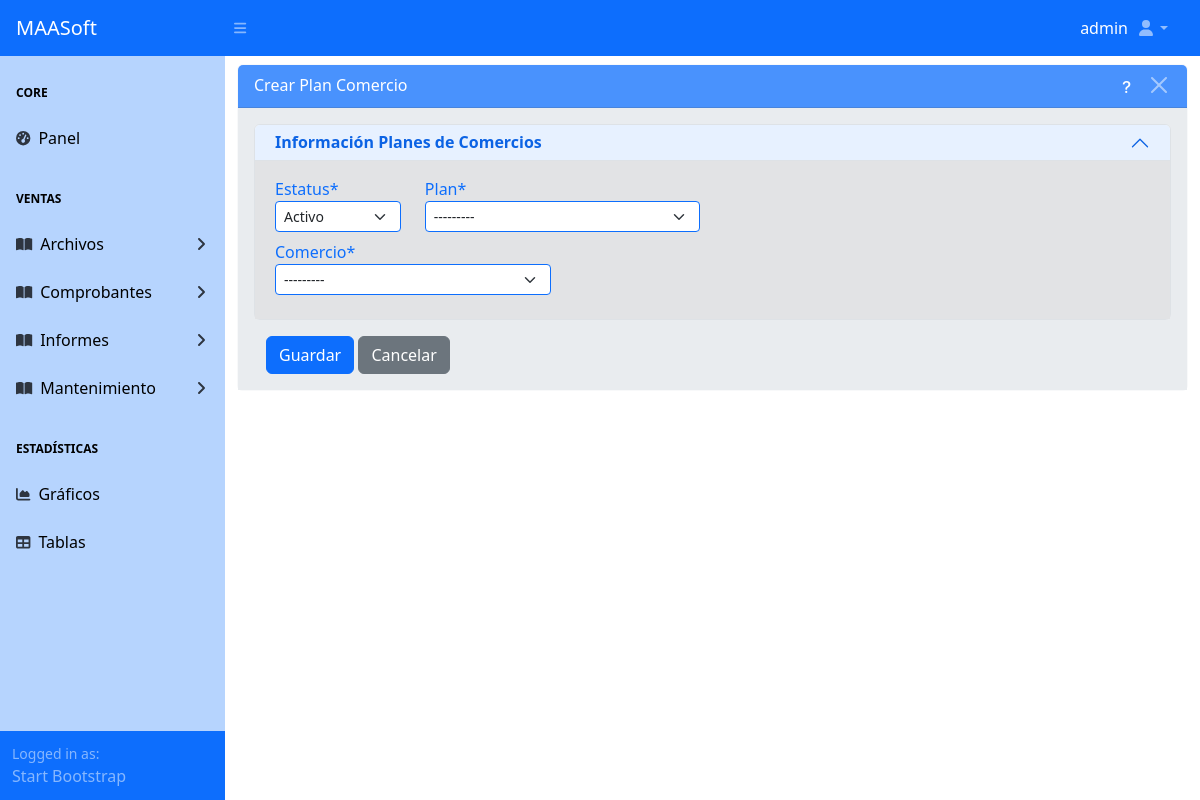
/maestros/plancomercio/nueva/ (signed in), run on an earlier commit of the app's database.
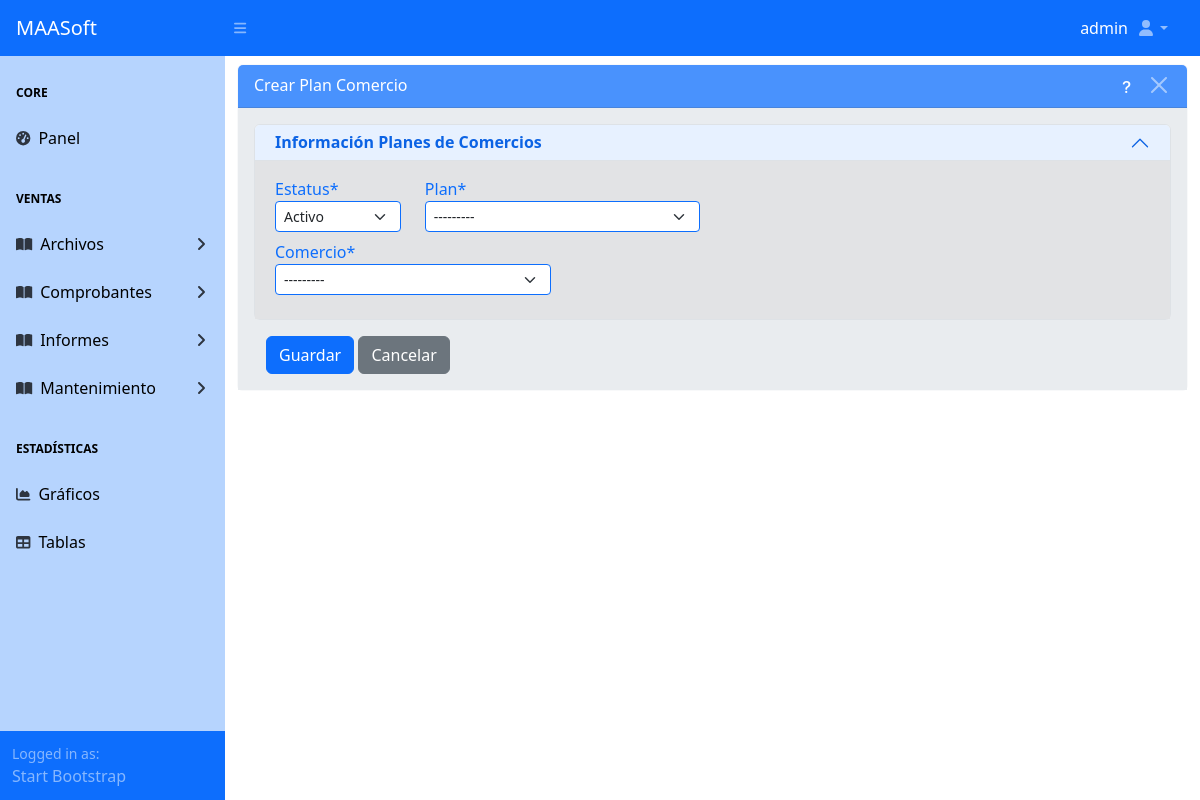
And on a later commit of the database.
### apps/maestros/models/comercio_models.py (models this page shows)
class Comercio(ModeloBaseGenerico):
    id_comercio = models.AutoField(primary_key=True)
    estatus_comercio = models.BooleanField("Estatus*", db_column="estatus", default=True, choices=ESTATUS_GEN)
    codigo_comercio = models.IntegerField("Codigo*", db_column="codigo")
    pin = models.IntegerField()
    razon_social_comercio = models.CharField("Razon Social*", db_column="razon_social", max_length=40)
    nombre_titular = models.CharField("Titular*", db_column="titular", max_length=40)
    domicilio_comercio = models.CharField("Domicilio", db_column="domicilio", max_length=40)
    id_localidad_comercio = models.ForeignKey(Localidad, on_delete=models.PROTECT,
                                              verbose_name="Localidad*", db_column="id_localidad")
    id_provincia_comercio = models.ForeignKey(Provincia, on_delete=models.PROTECT,
                                              verbose_name="Provincia*", db_column="id_provincia")
    telefono_comercio = models.CharField("Telefono", db_column="telefono", max_length=15, blank=True)
    telefono2_comercio = models.CharField("Telefono 2", db_column="telefono2", max_length=15, blank=True)
    movil_comercio = models.CharField("Movil", db_column="movil", max_length=15, blank=True)
    mail_comercio = models.EmailField("eMail", db_column="mail", max_length=50, blank=True)
    id_actividad = models.ForeignKey(Actividad, on_delete=models.PROTECT,
                                     verbose_name="Actividad*")
    id_sucursal_comercio = models.ForeignKey(Sucursal, on_delete=models.PROTECT,
                                             verbose_name="Sucursal*", db_column="id_sucursal")
    id_socio = models.ForeignKey(Socio, on_delete=models.PROTECT,
                                 verbose_name="Socio*")
    id_iva_comercio = models.ForeignKey(TipoIva, on_delete=models.PROTECT,
                                        verbose_name="IVA*", db_column="id_iva")
    cuit_comercio = models.DecimalField("CUIT*", db_column="cuit", max_digits=11, decimal_places=0)
    ingreso_bruto = models.CharField("Ingresos Brutos", max_length=15, blank=True)
    monto_fijo = models.BooleanField("Monto Fijo", blank=True)
    estacion_servicio = models.BooleanField("Estacion de servicios", blank=True)
    debito_credito = models.BooleanField("Debito/Credito", blank=True)
    acreditar_cuenta = models.BooleanField("Acredita en Cuenta", blank=True)
    exento_ganancias = models.BooleanField("Exento Ganancias", blank=True)
    mensaje = models.CharField("Mensaje", max_length=120, blank=True)
    leido = models.BooleanField("Leido", blank=True)
    porcentaje_consumo = models.DecimalField("Cosumo(%)", db_column="consumo", max_digits=4, decimal_places=2,
								validators=[MinValueValidator(0),
											MaxValueValidator(100.00)])
    porcentaje_retencion_ib = models.DecimalField("Rentecion IIBB(%)", db_column="retencion_ib", max_digits=4, decimal_places=2,
								validators=[MinValueValidator(0),
											MaxValueValidator(100.00)])
    def __str__(self):
        return self.razon_social_comercio
    class Meta:
        db_table = 'comercio'
        verbose_name = ('Comercio')
        verbose_name_plural = ('Comercios')
        ordering = ['razon_social_comercio']

### apps/maestros/views/plan_comercio_views.py (the view)
# urls.py: path('plancomercio/nueva/', PlanComercioCreateView.as_view(), name='plan_comercio_create'),
class PlanComercioCreateView(MaestroCreateView):
	model = ConfigViews.model
	list_view_name = ConfigViews.list_view_name
	form_class = ConfigViews.form_class
	template_name = ConfigViews.template_form
	success_url = ConfigViews.success_url
	permission_required = ConfigViews.permission_add
	extra_context = {
		"accion": f"Crear {ConfigViews.model._meta.verbose_name}",
		"list_view_name" : ConfigViews.list_view_name
	}

### apps/maestros/forms/plan_comercio_forms.py
class PlanComercioForm(CrudGenericForm):
	class Meta:
		model = PlanComercio
		fields = '__all__'
		widgets = {
			'estatus_plan_comercio':
				forms.Select(attrs={**formclassselect}),
			'id_plan':
				forms.Select(attrs={**formclassselect}),
			'id_comercio':
				forms.Select(attrs={**formclassselect}),
		}

### apps/maestros/models/base_models.py (called while the page is built)
    def __str__(self):
        return self.nombre_plan

### apps/maestros/views/cruds_views_generics.py (called while the page is built)
def obtener_requerimientos_modelo(modelo):
	requerimientos = {}
	for field in modelo._meta.fields:
		exclud_fields = ['usuario', 'estacion', 'fcontrol']
		field_info = []
		if not field.primary_key and field.name not in exclud_fields:
			if not field.blank:
				field_info.append("Este campo es obligatorio")
			if hasattr(field, "max_length") and field.max_length is not None:
				field_info.append(f"Debe tener un máximo de {field.max_length} caracteres")
			if field.unique:
				field_info.append("Debe ser único")
			requerimientos[field.verbose_name] = field_info
	return requerimientos

### apps/maestros/templates/maestros/plan_comercio_form.html (shortened to what this page needs)
{% extends 'maestro_form.html' %}
{% load static %}
{% block maincomponent %}
	{% block principalcomponent %}
		<div id="layoutSidenav_content">
			<main>
				<div class="container-fluid">
					<div class="card border-light mb-3 mt-2">
						<div class="card-header text-white bg-primary opacity-75 d-flex
									justify-content-between">
							{{ accion }}
							<div class="flex align-items-center">
								<a
									class="me-2 text-white"
									data-bs-toggle="modal"
									data-bs-target="#helpModal"
									style="cursor: pointer;">
									<i class="bi bi-question-lg"></i></a>
								<button type="button" class="btn-close btn-close-white"
									aria-label="Close"
									onclick="window.location.href='{% url list_view_name %}'">
								</button>
							</div>
						</div>
						<div class="card-body bg-body-secondary">
							<form method="post" enctype="multipart/form-data" novalidate>
								<div class="accordion" id="accordionPanelsStayOpenExample">
									<div class="accordion-item">
										<h2 class="accordion-header">
											<button
												class="accordion-button py-2 "
												type="button"
												data-bs-toggle="collapse"
												data-bs-target="#Información_Planes_de_Comercios"
												aria-expanded="true"
												aria-controls="Información_Planes_de_Comercios">
												<strong>Información Planes de Comercios</strong>
											</button>
										</h2>
										<div class="accordion-collapse collapse show"
											id="Información_Planes_de_Comercios">
											<div class="accordion-body bg-secondary-subtle">
												<div class="row">
													<div class="col-md-2">
														<label class="form-label text-primary mb-0">
															{{ form.estatus_plan_comercio.label }}
														</label>
														{{ form.estatus_plan_comercio }}
													</div>
													<div class="col-md-4">
														<label class="form-label text-primary mb-0">
															{{ form.id_plan.label }}
														</label>
														{{ form.id_plan }}
													</div>
												</div>
												<div class="row">
													<div class="col-md-4">
														<label class="form-label text-primary mb-0">
															{{ form.id_comercio.label }}
														</label>
														{{ form.id_comercio }}
													</div>
												</div>
											</div>
										</div>
									</div>
								</div>
								<div class="container mt-3">
									<button class="btn btn-primary" type="submit" id="guardarBtn">
										Guardar
									</button>
									<a class="btn btn-secondary" href="{% url list_view_name %}">
										Cancelar
									</a>
								</div>
							</form>
						</div>
					</div>
				</div>
			</main>
		</div>
	{% endblock principalcomponent %}
{% endblock maincomponent %}

What changed in the data, as far as the page shows it:
added Comercio: id_comercio "---------"
Also different on the page:
form field id_comercio: "---------" → (not shown)
